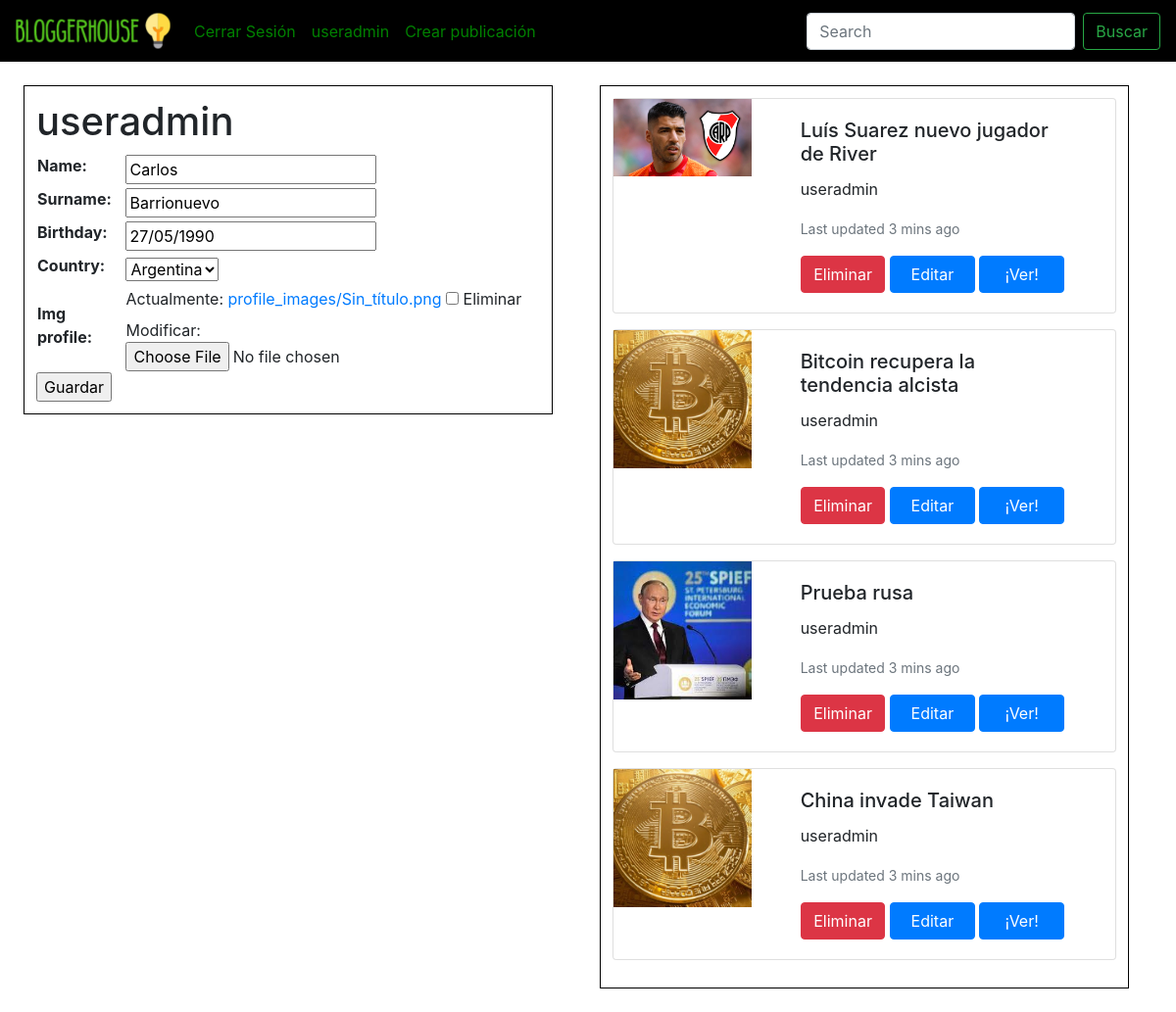
Before: /users/profile/ (signed in) with the older database file.
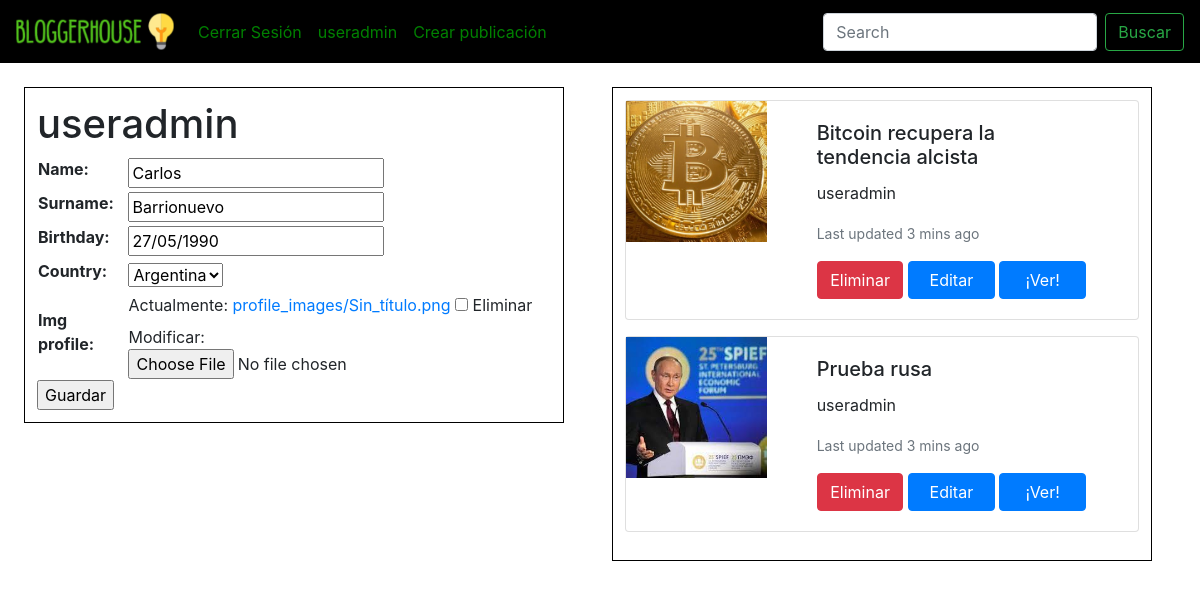
After: the same page with the newer database file.
### publicaciones/models.py (models this page shows)
class publicacion(models.Model):
    user = models.ForeignKey(User,on_delete=models.CASCADE)
    title = models.CharField(max_length=40,blank=False,null=False)
    content = models.TextField(null = False)
    category = models.ForeignKey(categoria,on_delete=models.RESTRICT)
    dt_creation = models.DateTimeField(default = timezone.now)
    dt_update = models.DateTimeField(default = timezone.now)
    main_image = models.ImageField(upload_to = 'post_image', default ='post_image/post-image-default-2.png', blank=True, null=True)
    is_active = models.BooleanField(default=True)
    class Meta:
        verbose_name = 'Publicación'
        verbose_name_plural = 'Publicaciones'

### users/views.py (the view)
# urls.py: path('profile/',profile_view, name='profile')
def profile_view(request):
    posts = get_user_posts(request)
    if posts is None:
        aux = {'errors': 'Aún no tienes publicaciones'}
    else:
        aux = {'posts': posts}
    try:
        user_profile = Profile.objects.get(user = request.user.id)
    except:
        user_profile = None
    if user_profile is None:
        context = create_profile_view(request)
    else:
        context = update_profile_view(request,user_profile)
    context.update(aux)
    return render(request,'user_profile/user_profile_template.html',context = context)

### users/forms.py
class profile_form(forms.ModelForm):
    class Meta:
        model = Profile
        fields = ['name','surname','birthday','country','img_profile']

### users/models.py (called while the page is built)
    def __str__(self):
        return self.name

### users/views.py (called while the page is built)
def update_profile_view(request,profile):
    if request.method == 'POST':
        form = profile_form(request.POST, request.FILES or None,instance = profile)
        if form.is_valid():
            form.save()
            form = profile_form(instance = form.instance)
            context = {'form': form}
    else:
        form = profile_form(instance = profile)
        context = {'form':form}
    return context

def get_user_posts(request):
    publicaciones = publicacion.objects.filter(user = request.user)
    if not publicaciones.exists():
        publicaciones = None
    return publicaciones

### templates/user_profile/user_profile_template.html (shortened to what this page needs)
{% extends 'base.html' %}
{% block contenido %}
<div class = 'profile-div'>
    {% if form %}
        <h1>{{request.user}}</h1>
        <form action="" method="POST" enctype="multipart/form-data">
            <table>
                {{form.as_table}}
            </table>
            <input type="submit" value = "Guardar">
        </form>
    {% endif%}
</div>
<div class = 'profile-div'>
    {% if posts %}
     {% for post in posts %}
        <div class="card mb-3" style="width: 100%;">
            <div class="row g-0">
              <div class="col-md-4">
                <img src="{{post.main_image.url}}" class="img-fluid rounded-start" alt="...">
              </div>
              <div class="col-md-8">
                <div class="card-body">
                  <h5 class="card-title">{{post.title}}</h5>
                  <p class="card-text">{{post.user}}</p>
                  <p class="card-text"><small class="text-muted">Last updated 3 mins ago</small></p>
                  <p class="card-text">
                    <a href="/posts/delete-post/{{post.id}}/" class="btn btn-danger btn-card">Eliminar</a>
                    <a href="/posts/update-post/{{post.id}}/" class="btn btn-primary btn-card">Editar</a>
                    <a href="/posts/detail-post/{{post.id}}/" class="btn btn-primary btn-card">¡Ver!</a>
                  </p>
                </div>
              </div>
            </div>
          </div>
        {% endfor %}
     {% else %}
          <h2>Aún no hay publicaciones</h2>
     {% endif %}
</div>
{% endblock %}

Changed rows visible on the page:
removed publicacion: main_image (picture), title "Luís Suarez nuevo jugador de River", user "useradmin"
removed publicacion: main_image (picture), title "China invade Taiwan", user "useradmin"
